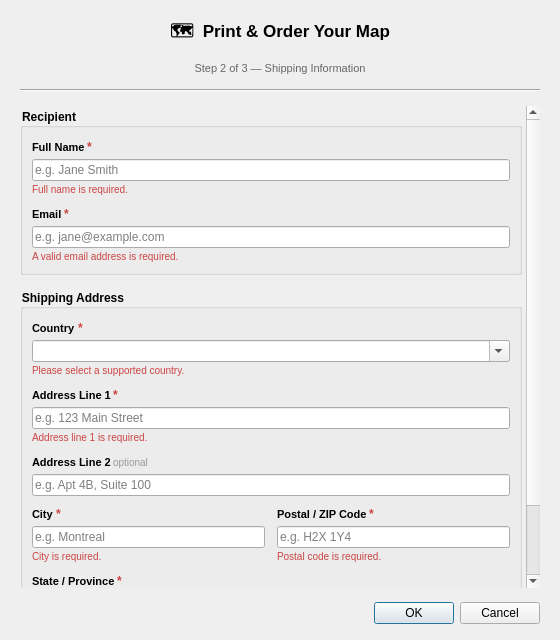
<?xml version="1.0" encoding="UTF-8"?>
<ui version="4.0">
 <class>AtlasPressShippingDialog</class>
 <widget class="QDialog" name="AtlasPressShippingDialog">
  <property name="geometry">
   <rect>
    <x>0</x>
    <y>0</y>
    <width>560</width>
    <height>640</height>
   </rect>
  </property>
  <property name="minimumSize">
   <size>
    <width>540</width>
    <height>600</height>
   </size>
  </property>
  <property name="windowTitle">
   <string>Atlas Press — Shipping Information</string>
  </property>
  <layout class="QVBoxLayout" name="rootLayout">
   <property name="spacing">
    <number>14</number>
   </property>
   <property name="leftMargin">
    <number>20</number>
   </property>
   <property name="topMargin">
    <number>18</number>
   </property>
   <property name="rightMargin">
    <number>20</number>
   </property>
   <property name="bottomMargin">
    <number>16</number>
   </property>
   <item>
    <widget class="QLabel" name="headerLabel">
     <property name="font">
      <font>
       <pointsize>13</pointsize>
       <bold>true</bold>
      </font>
     </property>
     <property name="text">
      <string>🗺️  Print &amp; Order Your Map</string>
     </property>
     <property name="alignment">
      <set>Qt::AlignmentFlag::AlignCenter</set>
     </property>
    </widget>
   </item>
   <item>
    <widget class="QLabel" name="stepIndicatorLabel">
     <property name="styleSheet">
      <string>color: #666666; font-size: 11px;</string>
     </property>
     <property name="text">
      <string>Step 2 of 3 — Shipping Information</string>
     </property>
     <property name="alignment">
      <set>Qt::AlignmentFlag::AlignCenter</set>
     </property>
    </widget>
   </item>

   <item>
    <widget class="QFrame" name="dividerLine">
     <property name="styleSheet">
      <string>color: #dddddd;</string>
     </property>
     <property name="frameShape">
      <enum>QFrame::Shape::HLine</enum>
     </property>
     <property name="frameShadow">
      <enum>QFrame::Shadow::Sunken</enum>
     </property>
    </widget>
   </item>
   <item>
    <widget class="QStackedWidget" name="dialogStackedWidget">
     <property name="currentIndex">
      <number>1</number>
     </property>
     <widget class="QWidget" name="dialogLoadingPage">
      <layout class="QVBoxLayout" name="dialogLoadingLayout">
       <property name="spacing">
        <number>12</number>
       </property>
       <item>
        <spacer name="loadingTopSpacer">
         <property name="orientation">
          <enum>Qt::Orientation::Vertical</enum>
         </property>
         <property name="sizeHint" stdset="0">
          <size>
           <width>20</width>
           <height>40</height>
          </size>
         </property>
        </spacer>
       </item>
       <item>
        <widget class="QLabel" name="dialogLoadingSpinnerLabel">
         <property name="minimumSize">
          <size>
           <width>0</width>
           <height>36</height>
          </size>
         </property>
         <property name="text">
          <string/>
         </property>
         <property name="alignment">
          <set>Qt::AlignmentFlag::AlignCenter</set>
         </property>
        </widget>
       </item>
       <item>
        <widget class="QLabel" name="dialogLoadingTextLabel">
         <property name="styleSheet">
          <string>color: #888888; font-size: 12px;</string>
         </property>
         <property name="text">
          <string>Loading shipping countries…</string>
         </property>
         <property name="alignment">
          <set>Qt::AlignmentFlag::AlignCenter</set>
         </property>
        </widget>
       </item>
       <item>
        <spacer name="loadingBottomSpacer">
         <property name="orientation">
          <enum>Qt::Orientation::Vertical</enum>
         </property>
         <property name="sizeHint" stdset="0">
          <size>
           <width>20</width>
           <height>40</height>
          </size>
         </property>
        </spacer>
       </item>
      </layout>
     </widget>
     <widget class="QWidget" name="dialogFormPage">
      <layout class="QVBoxLayout" name="dialogFormLayout">
       <property name="spacing">
        <number>0</number>
       </property>
       <property name="leftMargin">
        <number>0</number>
       </property>
       <property name="topMargin">
        <number>0</number>
       </property>
       <property name="rightMargin">
        <number>0</number>
       </property>
       <property name="bottomMargin">
        <number>0</number>
       </property>
       <item>
        <widget class="QScrollArea" name="formScrollArea">
         <property name="frameShape">
          <enum>QFrame::Shape::NoFrame</enum>
         </property>
         <property name="widgetResizable">
          <bool>true</bool>
         </property>
         <widget class="QWidget" name="formScrollContents">
          <property name="geometry">
           <rect>
            <x>0</x>
            <y>0</y>
            <width>503</width>
            <height>479</height>
           </rect>
          </property>
          <layout class="QVBoxLayout" name="formScrollLayout">
           <property name="spacing">
            <number>14</number>
           </property>
           <property name="leftMargin">
            <number>0</number>
           </property>
           <property name="topMargin">
            <number>2</number>
           </property>
           <property name="rightMargin">
            <number>4</number>
           </property>
           <property name="bottomMargin">
            <number>4</number>
           </property>
           <item>
            <widget class="QGroupBox" name="recipientGroupBox">
             <property name="styleSheet">
              <string>QGroupBox { font-weight: bold; }</string>
             </property>
             <property name="title">
              <string>Recipient</string>
             </property>
             <layout class="QVBoxLayout" name="recipientLayout">
              <property name="spacing">
               <number>8</number>
              </property>
              <item>
               <layout class="QVBoxLayout" name="nameFieldLayout">
                <property name="spacing">
                 <number>2</number>
                </property>
                <item>
                 <layout class="QHBoxLayout">
                  <item>
                   <widget class="QLabel" name="nameLabel">
                    <property name="styleSheet">
                     <string>font-size: 11px; font-weight: 600;</string>
                    </property>
                    <property name="text">
                     <string>Full Name</string>
                    </property>
                   </widget>
                  </item>
                  <item>
                   <widget class="QLabel" name="nameRequiredMark">
                    <property name="styleSheet">
                     <string>color: #cc4444; font-weight: bold;</string>
                    </property>
                    <property name="text">
                     <string>*</string>
                    </property>
                   </widget>
                  </item>
                  <item>
                   <spacer name="nameHeaderSpacer">
                    <property name="orientation">
                     <enum>Qt::Orientation::Horizontal</enum>
                    </property>
                    <property name="sizeHint" stdset="0">
                     <size>
                      <width>40</width>
                      <height>20</height>
                     </size>
                    </property>
                   </spacer>
                  </item>
                 </layout>
                </item>
                <item>
                 <widget class="QLineEdit" name="nameLineEdit">
                  <property name="placeholderText">
                   <string>e.g. Jane Smith</string>
                  </property>
                 </widget>
                </item>
                <item>
                 <widget class="QLabel" name="nameErrorLabel">
                  <property name="visible">
                   <bool>false</bool>
                  </property>
                  <property name="styleSheet">
                   <string>color: #cc4444; font-size: 10px;</string>
                  </property>
                  <property name="text">
                   <string>Full name is required.</string>
                  </property>
                 </widget>
                </item>
               </layout>
              </item>
              <item>
               <layout class="QVBoxLayout" name="emailFieldLayout">
                <property name="spacing">
                 <number>2</number>
                </property>
                <item>
                 <layout class="QHBoxLayout">
                  <item>
                   <widget class="QLabel" name="emailLabel">
                    <property name="styleSheet">
                     <string>font-size: 11px; font-weight: 600;</string>
                    </property>
                    <property name="text">
                     <string>Email</string>
                    </property>
                   </widget>
                  </item>
                  <item>
                   <widget class="QLabel" name="emailRequiredMark">
                    <property name="styleSheet">
                     <string>color: #cc4444; font-weight: bold;</string>
                    </property>
                    <property name="text">
                     <string>*</string>
                    </property>
                   </widget>
                  </item>
                  <item>
                   <spacer name="emailHeaderSpacer">
                    <property name="orientation">
                     <enum>Qt::Orientation::Horizontal</enum>
                    </property>
                    <property name="sizeHint" stdset="0">
                     <size>
                      <width>40</width>
                      <height>20</height>
                     </size>
                    </property>
                   </spacer>
                  </item>
                 </layout>
                </item>
                <item>
                 <widget class="QLineEdit" name="emailLineEdit">
                  <property name="placeholderText">
                   <string>e.g. jane@example.com</string>
                  </property>
                 </widget>
                </item>
                <item>
                 <widget class="QLabel" name="emailErrorLabel">
                  <property name="visible">
                   <bool>false</bool>
                  </property>
                  <property name="styleSheet">
                   <string>color: #cc4444; font-size: 10px;</string>
                  </property>
                  <property name="text">
                   <string>A valid email address is required.</string>
                  </property>
                 </widget>
                </item>
               </layout>
              </item>
             </layout>
            </widget>
           </item>
           <item>
            <widget class="QGroupBox" name="addressGroupBox">
             <property name="styleSheet">
              <string>QGroupBox { font-weight: bold; }</string>
             </property>
             <property name="title">
              <string>Shipping Address</string>
             </property>
             <layout class="QVBoxLayout" name="addressLayout">
              <property name="spacing">
               <number>8</number>
              </property>
              <item>
               <layout class="QVBoxLayout" name="countryFieldLayout">
                <property name="spacing">
                 <number>2</number>
                </property>
                <item>
                 <layout class="QHBoxLayout">
                  <item>
                   <widget class="QLabel" name="countryLabel">
                    <property name="styleSheet">
                     <string>font-size: 11px; font-weight: 600;</string>
                    </property>
                    <property name="text">
                     <string>Country</string>
                    </property>
                   </widget>
                  </item>
                  <item>
                   <widget class="QLabel" name="countryRequiredMark">
                    <property name="styleSheet">
                     <string>color: #cc4444; font-weight: bold;</string>
                    </property>
                    <property name="text">
                     <string>*</string>
                    </property>
                   </widget>
                  </item>
                  <item>
                   <spacer name="countryHeaderSpacer">
                    <property name="orientation">
                     <enum>Qt::Orientation::Horizontal</enum>
                    </property>
                    <property name="sizeHint" stdset="0">
                     <size>
                      <width>40</width>
                      <height>20</height>
                     </size>
                    </property>
                   </spacer>
                  </item>
                 </layout>
                </item>
                <item>
                 <widget class="QComboBox" name="countryComboBox">
                  <property name="editable">
                   <bool>true</bool>
                  </property>
                 </widget>
                </item>
                <item>
                 <widget class="QLabel" name="countryErrorLabel">
                  <property name="visible">
                   <bool>false</bool>
                  </property>
                  <property name="styleSheet">
                   <string>color: #cc4444; font-size: 10px;</string>
                  </property>
                  <property name="text">
                   <string>Please select a supported country.</string>
                  </property>
                 </widget>
                </item>
               </layout>
              </item>
              <item>
               <layout class="QVBoxLayout" name="address1FieldLayout">
                <property name="spacing">
                 <number>2</number>
                </property>
                <item>
                 <layout class="QHBoxLayout">
                  <item>
                   <widget class="QLabel" name="address1Label">
                    <property name="styleSheet">
                     <string>font-size: 11px; font-weight: 600;</string>
                    </property>
                    <property name="text">
                     <string>Address Line 1</string>
                    </property>
                   </widget>
                  </item>
                  <item>
                   <widget class="QLabel" name="address1RequiredMark">
                    <property name="styleSheet">
                     <string>color: #cc4444; font-weight: bold;</string>
                    </property>
                    <property name="text">
                     <string>*</string>
                    </property>
                   </widget>
                  </item>
                  <item>
                   <spacer name="address1HeaderSpacer">
                    <property name="orientation">
                     <enum>Qt::Orientation::Horizontal</enum>
                    </property>
                    <property name="sizeHint" stdset="0">
                     <size>
                      <width>40</width>
                      <height>20</height>
                     </size>
                    </property>
                   </spacer>
                  </item>
                 </layout>
                </item>
                <item>
                 <widget class="QLineEdit" name="address1LineEdit">
                  <property name="placeholderText">
                   <string>e.g. 123 Main Street</string>
                  </property>
                 </widget>
                </item>
                <item>
                 <widget class="QLabel" name="address1ErrorLabel">
                  <property name="visible">
                   <bool>false</bool>
                  </property>
                  <property name="styleSheet">
                   <string>color: #cc4444; font-size: 10px;</string>
                  </property>
                  <property name="text">
                   <string>Address line 1 is required.</string>
                  </property>
                 </widget>
                </item>
               </layout>
              </item>
              <item>
               <layout class="QVBoxLayout" name="address2FieldLayout">
                <property name="spacing">
                 <number>2</number>
                </property>
                <item>
                 <layout class="QHBoxLayout">
                  <item>
                   <widget class="QLabel" name="address2Label">
                    <property name="styleSheet">
                     <string>font-size: 11px; font-weight: 600;</string>
                    </property>
                    <property name="text">
                     <string>Address Line 2</string>
                    </property>
                   </widget>
                  </item>
                  <item>
                   <widget class="QLabel" name="address2OptionalLabel">
                    <property name="styleSheet">
                     <string>color: #999999; font-size: 10px;</string>
                    </property>
                    <property name="text">
                     <string>optional</string>
                    </property>
                   </widget>
                  </item>
                  <item>
                   <spacer name="address2HeaderSpacer">
                    <property name="orientation">
                     <enum>Qt::Orientation::Horizontal</enum>
                    </property>
                    <property name="sizeHint" stdset="0">
                     <size>
                      <width>40</width>
                      <height>20</height>
                     </size>
                    </property>
                   </spacer>
                  </item>
                 </layout>
                </item>
                <item>
                 <widget class="QLineEdit" name="address2LineEdit">
                  <property name="placeholderText">
                   <string>e.g. Apt 4B, Suite 100</string>
                  </property>
                 </widget>
                </item>
               </layout>
              </item>
              <item>
               <layout class="QHBoxLayout" name="cityPostalLayout">
                <property name="spacing">
                 <number>12</number>
                </property>
                <item>
                 <layout class="QVBoxLayout" name="cityFieldLayout">
                  <property name="spacing">
                   <number>2</number>
                  </property>
                  <item>
                   <layout class="QHBoxLayout">
                    <item>
                     <widget class="QLabel" name="cityLabel">
                      <property name="styleSheet">
                       <string>font-size: 11px; font-weight: 600;</string>
                      </property>
                      <property name="text">
                       <string>City</string>
                      </property>
                     </widget>
                    </item>
                    <item>
                     <widget class="QLabel" name="cityRequiredMark">
                      <property name="styleSheet">
                       <string>color: #cc4444; font-weight: bold;</string>
                      </property>
                      <property name="text">
                       <string>*</string>
                      </property>
                     </widget>
                    </item>
                    <item>
                     <spacer name="cityHeaderSpacer">
                      <property name="orientation">
                       <enum>Qt::Orientation::Horizontal</enum>
                      </property>
                      <property name="sizeHint" stdset="0">
                       <size>
                        <width>20</width>
                        <height>20</height>
                       </size>
                      </property>
                     </spacer>
                    </item>
                   </layout>
                  </item>
                  <item>
                   <widget class="QLineEdit" name="cityLineEdit">
                    <property name="placeholderText">
                     <string>e.g. Montreal</string>
                    </property>
                   </widget>
                  </item>
                  <item>
                   <widget class="QLabel" name="cityErrorLabel">
                    <property name="visible">
                     <bool>false</bool>
                    </property>
                    <property name="styleSheet">
                     <string>color: #cc4444; font-size: 10px;</string>
                    </property>
                    <property name="text">
                     <string>City is required.</string>
                    </property>
                   </widget>
                  </item>
                 </layout>
                </item>
                <item>
                 <layout class="QVBoxLayout" name="postalFieldLayout">
                  <property name="spacing">
                   <number>2</number>
                  </property>
                  <item>
                   <layout class="QHBoxLayout">
                    <item>
                     <widget class="QLabel" name="postalLabel">
                      <property name="styleSheet">
                       <string>font-size: 11px; font-weight: 600;</string>
                      </property>
                      <property name="text">
                       <string>Postal / ZIP Code</string>
                      </property>
                     </widget>
                    </item>
                    <item>
                     <widget class="QLabel" name="postalRequiredMark">
                      <property name="styleSheet">
                       <string>color: #cc4444; font-weight: bold;</string>
                      </property>
                      <property name="text">
                       <string>*</string>
                      </property>
                     </widget>
                    </item>
                    <item>
                     <spacer name="postalHeaderSpacer">
                      <property name="orientation">
                       <enum>Qt::Orientation::Horizontal</enum>
                      </property>
                      <property name="sizeHint" stdset="0">
                       <size>
                        <width>20</width>
                        <height>20</height>
                       </size>
                      </property>
                     </spacer>
                    </item>
                   </layout>
                  </item>
                  <item>
                   <widget class="QLineEdit" name="postalLineEdit">
                    <property name="placeholderText">
                     <string>e.g. H2X 1Y4</string>
                    </property>
                   </widget>
                  </item>
                  <item>
                   <widget class="QLabel" name="postalErrorLabel">
                    <property name="visible">
                     <bool>false</bool>
                    </property>
                    <property name="styleSheet">
                     <string>color: #cc4444; font-size: 10px;</string>
                    </property>
                    <property name="text">
                     <string>Postal code is required.</string>
                    </property>
                   </widget>
                  </item>
                 </layout>
                </item>
               </layout>
              </item>
              <item>
               <layout class="QVBoxLayout" name="stateFieldLayout">
                <property name="spacing">
                 <number>2</number>
                </property>
                <item>
                 <layout class="QHBoxLayout">
                  <item>
                   <widget class="QLabel" name="stateLabel">
                    <property name="visible">
                     <bool>false</bool>
                    </property>
                    <property name="styleSheet">
                     <string>font-size: 11px; font-weight: 600;</string>
                    </property>
                    <property name="text">
                     <string>State / Province</string>
                    </property>
                   </widget>
                  </item>
                  <item>
                   <widget class="QLabel" name="stateRequiredMark">
                    <property name="visible">
                     <bool>false</bool>
                    </property>
                    <property name="styleSheet">
                     <string>color: #cc4444; font-weight: bold;</string>
                    </property>
                    <property name="text">
                     <string>*</string>
                    </property>
                   </widget>
                  </item>
                  <item>
                   <spacer name="stateHeaderSpacer">
                    <property name="orientation">
                     <enum>Qt::Orientation::Horizontal</enum>
                    </property>
                    <property name="sizeHint" stdset="0">
                     <size>
                      <width>40</width>
                      <height>20</height>
                     </size>
                    </property>
                   </spacer>
                  </item>
                 </layout>
                </item>
                <item>
                 <widget class="QComboBox" name="stateComboBox">
                  <property name="visible">
                   <bool>false</bool>
                  </property>
                  <property name="editable">
                   <bool>true</bool>
                  </property>
                 </widget>
                </item>
                <item>
                 <widget class="QLabel" name="stateErrorLabel">
                  <property name="visible">
                   <bool>false</bool>
                  </property>
                  <property name="styleSheet">
                   <string>color: #cc4444; font-size: 10px;</string>
                  </property>
                  <property name="text">
                   <string>Please select a state / province.</string>
                  </property>
                 </widget>
                </item>
               </layout>
              </item>
             </layout>
            </widget>
           </item>
           <item>
            <widget class="QLabel" name="requiredNoteLabel">
             <property name="styleSheet">
              <string>color: #999999; font-size: 10px;</string>
             </property>
             <property name="text">
              <string>* Required fields</string>
             </property>
            </widget>
           </item>
          </layout>
         </widget>
        </widget>
       </item>
      </layout>
     </widget>
     <widget class="QWidget" name="dialogErrorPage">
      <layout class="QVBoxLayout" name="dialogErrorLayout">
       <property name="spacing">
        <number>10</number>
       </property>
       <item>
        <spacer name="errorTopSpacer">
         <property name="orientation">
          <enum>Qt::Orientation::Vertical</enum>
         </property>
         <property name="sizeHint" stdset="0">
          <size>
           <width>20</width>
           <height>40</height>
          </size>
         </property>
        </spacer>
       </item>
       <item>
        <widget class="QLabel" name="dialogErrorIconLabel">
         <property name="styleSheet">
          <string>font-size: 28px;</string>
         </property>
         <property name="text">
          <string>⚠️</string>
         </property>
         <property name="alignment">
          <set>Qt::AlignmentFlag::AlignCenter</set>
         </property>
        </widget>
       </item>
       <item>
        <widget class="QLabel" name="dialogErrorTitleLabel">
         <property name="styleSheet">
          <string>font-size: 13px; font-weight: bold; color: #333;</string>
         </property>
         <property name="text">
          <string>Could not load shipping countries</string>
         </property>
         <property name="alignment">
          <set>Qt::AlignmentFlag::AlignCenter</set>
         </property>
        </widget>
       </item>
       <item>
        <widget class="QLabel" name="dialogErrorMessageLabel">
         <property name="styleSheet">
          <string>color: #666666; font-size: 11px;</string>
         </property>
         <property name="text">
          <string>Please check your connection and try again.</string>
         </property>
         <property name="alignment">
          <set>Qt::AlignmentFlag::AlignCenter</set>
         </property>
         <property name="wordWrap">
          <bool>true</bool>
         </property>
        </widget>
       </item>
       <item>
        <layout class="QHBoxLayout" name="dialogRetryLayout">
         <item>
          <spacer name="dialogRetrySpacerLeft">
           <property name="orientation">
            <enum>Qt::Orientation::Horizontal</enum>
           </property>
           <property name="sizeHint" stdset="0">
            <size>
             <width>40</width>
             <height>20</height>
            </size>
           </property>
          </spacer>
         </item>
         <item>
          <widget class="QPushButton" name="dialogRetryButton">
           <property name="styleSheet">
            <string>QPushButton { background: #3a7ebf; color: white; border: none;
              border-radius: 4px; padding: 6px 24px; font-size: 12px; }
            QPushButton:hover { background: #2e6aaa; }</string>
           </property>
           <property name="text">
            <string>Retry</string>
           </property>
          </widget>
         </item>
         <item>
          <spacer name="dialogRetrySpacerRight">
           <property name="orientation">
            <enum>Qt::Orientation::Horizontal</enum>
           </property>
           <property name="sizeHint" stdset="0">
            <size>
             <width>40</width>
             <height>20</height>
            </size>
           </property>
          </spacer>
         </item>
        </layout>
       </item>
       <item>
        <spacer name="errorBottomSpacer">
         <property name="orientation">
          <enum>Qt::Orientation::Vertical</enum>
         </property>
         <property name="sizeHint" stdset="0">
          <size>
           <width>20</width>
           <height>40</height>
          </size>
         </property>
        </spacer>
       </item>
      </layout>
     </widget>
    </widget>
   </item>
   <item>
    <widget class="QDialogButtonBox" name="buttonsActions">
     <property name="orientation">
      <enum>Qt::Orientation::Horizontal</enum>
     </property>
     <property name="standardButtons">
      <set>QDialogButtonBox::StandardButton::Cancel|QDialogButtonBox::StandardButton::Ok</set>
     </property>
    </widget>
   </item>
  </layout>
 </widget>
 <resources/>
 <connections>
  <connection>
   <sender>buttonsActions</sender>
   <signal>accepted()</signal>
   <receiver>AtlasPressShippingDialog</receiver>
   <slot>accept()</slot>
   <hints>
    <hint type="sourcelabel">
     <x>248</x>
     <y>630</y>
    </hint>
    <hint type="destinationlabel">
     <x>157</x>
     <y>630</y>
    </hint>
   </hints>
  </connection>
  <connection>
   <sender>buttonsActions</sender>
   <signal>rejected()</signal>
   <receiver>AtlasPressShippingDialog</receiver>
   <slot>reject()</slot>
   <hints>
    <hint type="sourcelabel">
     <x>316</x>
     <y>630</y>
    </hint>
    <hint type="destinationlabel">
     <x>286</x>
     <y>630</y>
    </hint>
   </hints>
  </connection>
 </connections>
</ui>
